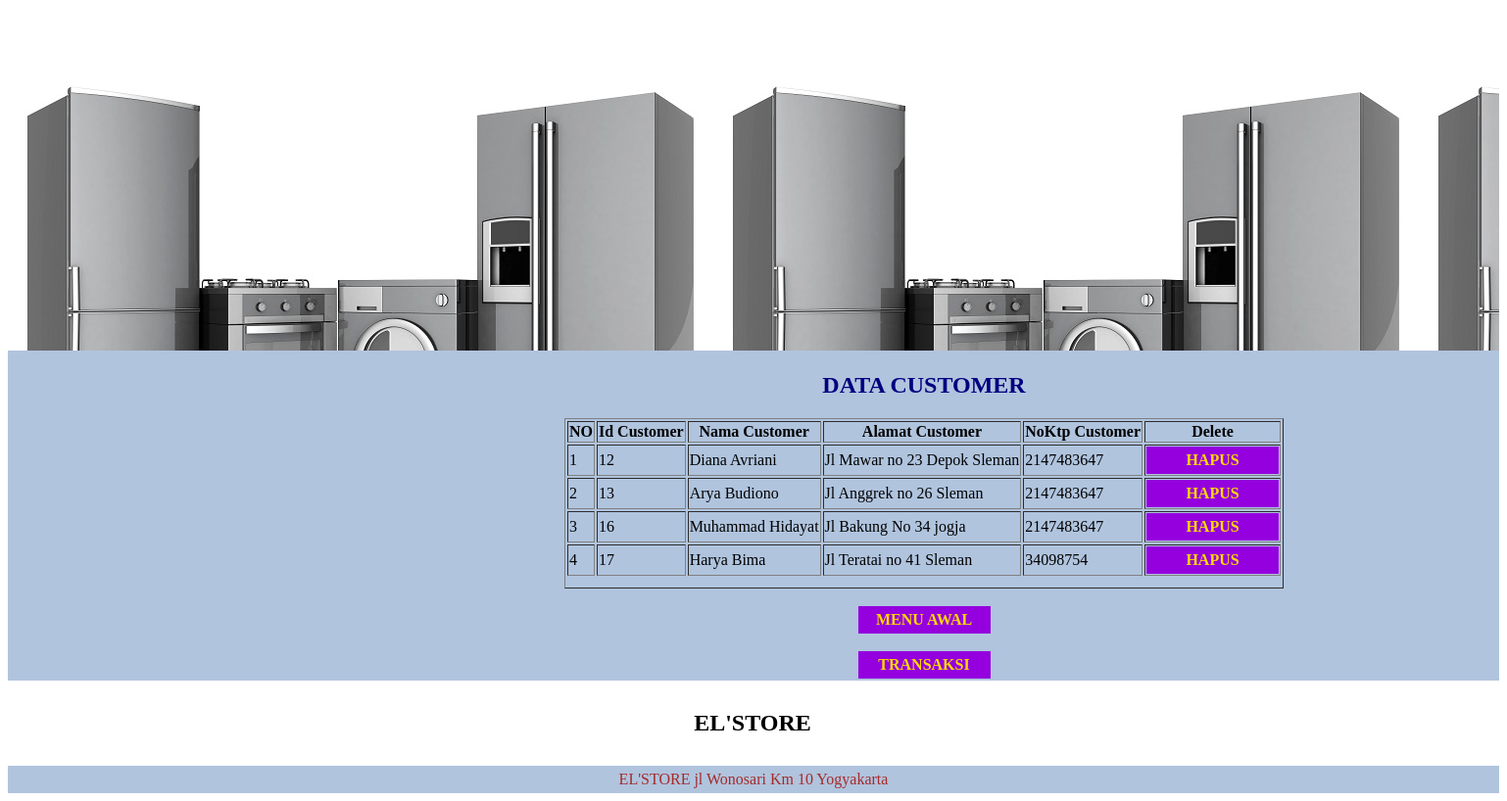
The page /data_cust.php on the database its author committed.
### tables this page shows
CREATE TABLE `customer` (
  `id_cust` int(5) NOT NULL,
  `nama_cust` varchar(50) NOT NULL,
  `alamat_cust` varchar(50) NOT NULL,
  `noktp_cust` int(40) NOT NULL
);

### data_cust.php (the view, shortened to what this page needs)
<html>
<head>
<link rel="stylesheet" type="text/css" href="template1.css">
</head>
<body>
<div id="image">
</div>
<div id="header">
<center><h2>DATA CUSTOMER</h2>
<table border="1">
 <tr><th>NO</th><th>Id Customer</th><th>Nama Customer</th>
 <th>Alamat Customer</th><th>NoKtp Customer</th><th>Delete</th></tr>
 <?php
 include "koneksi.php";
 $data=mysqli_query($connect_db, "SELECT * from customer order by id_cust");
 $no=1;
 while($hasil=mysqli_fetch_array($data)){
 echo "<tr>
 <td>$no</td>
 <td>$hasil[id_cust]</td>
 <td>$hasil[nama_cust]</td>
 <td>$hasil[alamat_cust]</td>
 <td>$hasil[noktp_cust]</td>
 <td> <a href='hapus_cust.php?id_cust=$hasil[id_cust]'>Hapus</a> </td>
 </tr>";
 $no++;
 }
 ?>
</table>
<br>
 <b> <a href="index2.php" > MENU AWAL </a> </b> <br>
  <b> <a href="transaksi_form.php" > TRANSAKSI </a> </b>
</center>
</div>
<div id="section">
<center> <h2>EL'STORE</h2>
</center>
</div>
<div id="footer">
<marquee >EL'STORE jl Wonosari Km 10 Yogyakarta</marquee>
</div>

### template1.css (style rules this page uses)
#image { background-image:url("gambar_awal.jpg"); padding-left:100px; height:350px; }
#header { background-color:#B0C4DE; color:#000080; text-align:center; padding:2px; padding-left:350px; }
#section { width:1500px; float:left; padding:10px; }
#footer { background-color:#B0C4DE; color:brown; clear:both; text-align:center; padding:5px; }
a:link, a:visited { display: block; width: 125px; font-weight: bold; color: gold; background-color:#9400DE ; text-align: center; padding: 5px; text-decoration: none; text-transform: uppercase; }

### rows shown on the page
customer: id_cust "12", nama_cust "Diana Avriani", alamat_cust "Jl Mawar no 23 Depok Sleman", noktp_cust "2147483647"
customer: id_cust "13", nama_cust "Arya Budiono", alamat_cust "Jl Anggrek no 26 Sleman", noktp_cust "2147483647"
customer: id_cust "16", nama_cust "Muhammad Hidayat", alamat_cust "Jl Bakung No 34 jogja", noktp_cust "2147483647"
customer: id_cust "17", nama_cust "Harya Bima", alamat_cust "Jl Teratai no 41 Sleman", noktp_cust "34098754"
